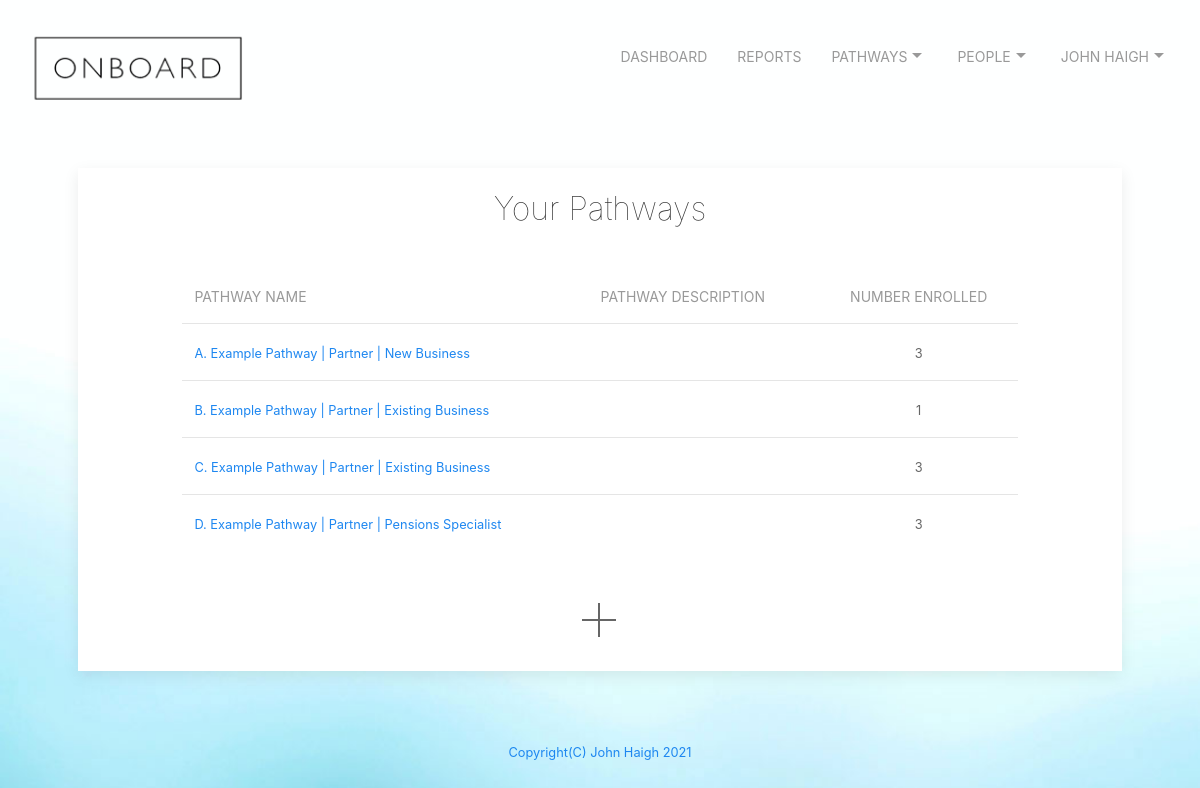
The app's page /pathways (signed in) with its own data.
### tables this page shows
CREATE TABLE pathways ('id' integer PRIMARY KEY NOT NULL, 'pathwayName' text NOT NULL, 'pathwayDescription' text NOT NULL, 'share' text NOT NULL, 'email' text NOT NULL, 'companymail' text NOT NULL, 'enrolled' integer, 'appointmentstage' text);

### app.py (the view)
@app.route("/pathways", methods=["GET", "POST"])
@login_required
def pathways():
    if request.method == "GET":
        db = SQL("sqlite:///onboard.db")
        info = db.execute("SELECT * FROM users WHERE id = ?", session["user_id"])
        username = info[0]['email']
        firstname = info[0]['firstname']
        lastname = info[0]['lastname']
        company = info[0]['company']
        email = info[0]['email']
        fullname = firstname + ' ' + lastname
        pathways = db.execute("SELECT * FROM pathways WHERE email = ? ORDER BY pathwayName", email)
        return render_template("pathways.html", firstname = firstname, company=company, FullName = fullname, pathways = pathways)

### app.py (called while the page is built)
@app.after_request
def after_request(response):
    response.headers["Cache-Control"] = "no-cache, no-store, must-revalidate"
    response.headers["Expires"] = 0
    response.headers["Pragma"] = "no-cache"
    return response

def login_required(f):
    @wraps(f)
    def decorated_function(*args, **kwargs):
        if session.get("user_id") is None:
            return redirect("/login")
        return f(*args, **kwargs)
    return decorated_function

### templates/pathways.html (shortened to what this page needs)
{% extends "layout.html" %}
{% block main %}
  <div class="uk-card uk-card-default uk-card-small">
    <div class="uk-text-center uk-card-body">
      <h2 class="uk-text uk-text-lighter">Your Pathways</h2>
    </div>
    <table class="uk-table uk-table-middle uk-table-divider" id="width">
      <thead>
        <tr>
          <th class="uk-table-small">Pathway Name</th>
          <th class="uk-table-expand">Pathway Description</th>
          <th class="uk-table-small" style="text-align: center; vertical-align: middle;">Number Enrolled</th>
        </tr>
      </thead>
      <tbody>
        {% for pathway in pathways %}
        <tr>
          <td><small><a href="/viewpathway?name={{pathway["pathwayName"]}}">{{ pathway["pathwayName"] }}</a></small></td>
          <td><small>{{ pathway["pathwayDescription"] }}</small></td>
          <td style="text-align: center; vertical-align: middle;"><small>{{ pathway["enrolled"] }}</small></td>
        </tr>
        {% endfor %}
      </tbody>
    </table>
    <div id="center">
      <a href="/newpathway" uk-icon="icon: plus; ratio: 2"></a>
    </div>
</div>
{% endblock %}

### static/styles.css (style rules this page uses)
#center { margin-left: auto; margin-right: auto; text-align: center; padding: 30px; }
#width { margin-left: auto; margin-right: auto; width: 80%; padding: 20px; }
body { border-color: coral; }
body { background-image: url("images/onboard_homepage_background_1400x933px.jpg"); background-repeat: repeat; background-size: cover; background-color: #464646; height: 200vh; }

### records on screen
pathways: pathwayName "A. Example Pathway | Partner | New Business", enrolled "3"
pathways: pathwayName "B. Example Pathway | Partner | Existing Business", enrolled "1"
pathways: pathwayName "C. Example Pathway | Partner | Existing Business", enrolled "3"
pathways: pathwayName "D. Example Pathway | Partner | Pensions Specialist", enrolled "3"

### other values on screen
{{ FullName }} "JOHN HAIGH"
